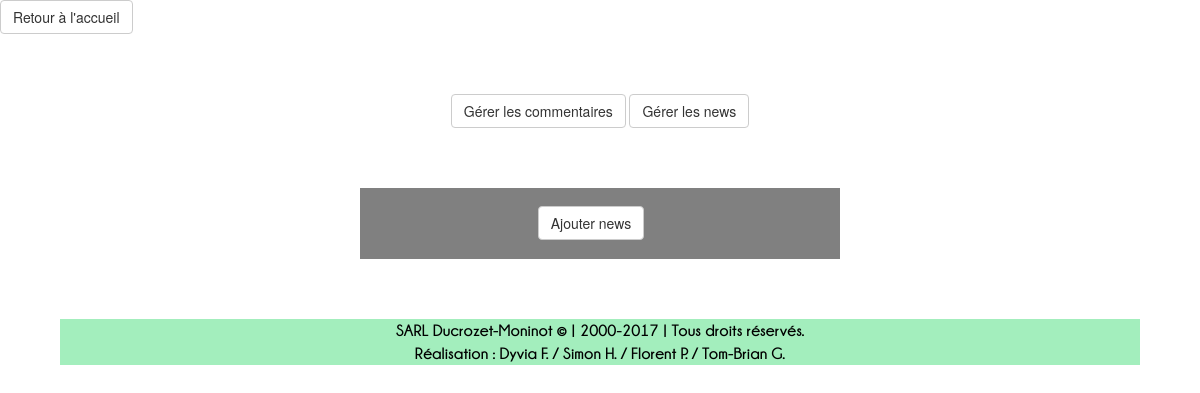
/admin_news.php, run on an earlier commit of the app's database.
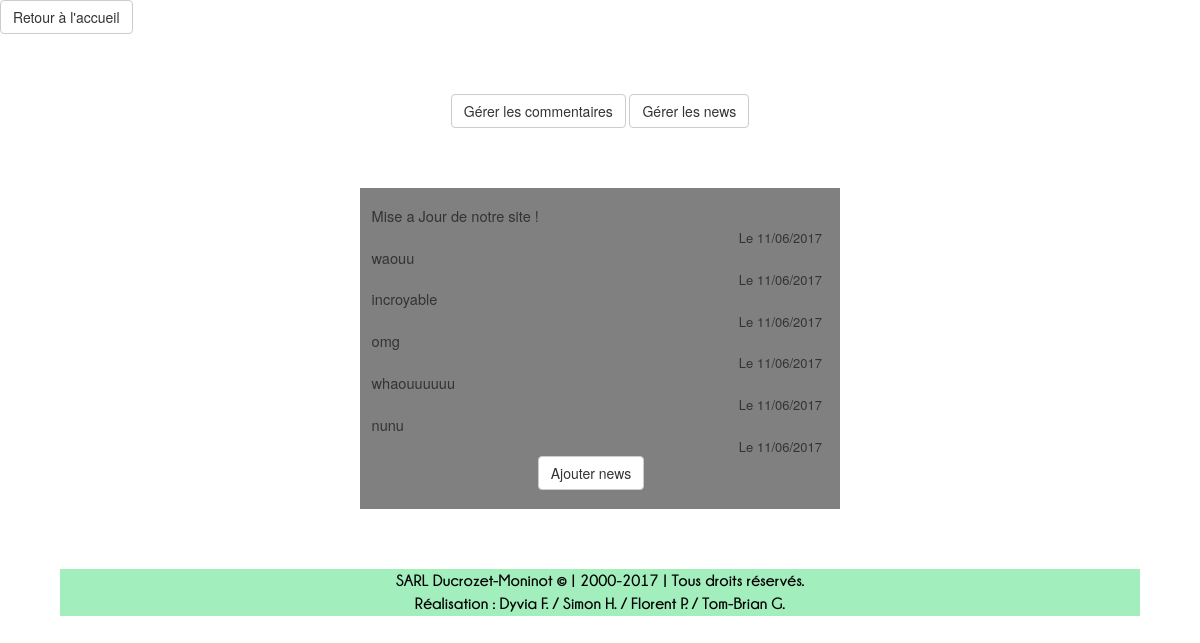
And on a later commit of the database.
### tables this page shows
CREATE TABLE `news` (
  `texte` text NOT NULL,
  `date` date NOT NULL,
  `id` int(11) NOT NULL
);

### admin_news.php (the view, shortened to what this page needs)
<!DOCTYPE html>
<html>
<head>
        <link href="css/bootstrap.min.css" rel="stylesheet">
        <link rel="stylesheet" href="style_global.css">
        <link rel="stylesheet" href="style.css">
    </head>
<body>
    <a class="btn btn-default" href="index.php" role="link-button">Retour à l'accueil</a>
    <?php include("admin.php"); ?>
    <div id="admin">
<?php
            try {
                $bdd=new PDO ('mysql:host=localhost;dbname=bdd','root','');
            }
            catch (Exception $e)
            {
                die('Erreur : '.$e->getMessage());
            }
            $req=$bdd->query('SELECT texte ,DATE_FORMAT(date,\'%d/%m/%Y\') AS date FROM news ORDER BY date DESC');?>
            <?php while($donnees = $req->fetch())
            { ?>
                <section id="commentaireside">
                    <?php echo $donnees['texte'];?> <br \>
                </section>
                <date>
                Le <?php echo $donnees['date'];?>
                <br \>
                </date>
            <?php } ?>
            <div id="boutonform">
            <button type="button" class="btn btn-default" data-toggle="modal" data-target="#myModal"> Ajouter news </button> </div>
            <br \>
            </div>
        <footer>
            <?php include("footer.php"); ?>
        </footer>
        </body>
    </html>

### admin.php (shortened to what this page needs)
<!DOCTYPE html>
<html>
    <head>
        <link href="css/bootstrap.min.css" rel="stylesheet">
        <link rel="stylesheet" href="style_global.css">
        <link rel="stylesheet" href="style.css">
    </head>
    <body>
        <div id="accadmin">
            <a class="btn btn-default" href="admin_avis.php" role="link-button">Gérer les commentaires</a>
            <a class="btn btn-default" href="admin_news.php" role="link-button">Gérer les news</a>
        </div>
    </body>
</html>

### footer.php
<p class="legal">
    SARL Ducrozet-Moninot &copy; | 2000-2017 | Tous droits réservés.
    <br/>Réalisation : Dyvia F. / Simon H. / Florent P. / Tom-Brian G.
</p>

### style_global.css (style rules this page uses)
footer { margin-left: 5%; margin-right: 5%; margin-top: 2.5%; margin-bottom: 0%; background-color: rgba(171,105,77,1); text-align: center; color: white; background-color: rgba(72,222,125,0.5); }
.legal { font-family: 'ChampagneBold','Trebuchet MS', Arial, sans-serif; font-size:calc(1em + 0.2vw); color: #000; }
#admin { margin-left: 30%; margin-right: 30%; margin-top: 5%; margin-bottom: 5%; padding-top: 1.5%; padding-right: 1.5%; z-index: 3; text-align: right; font-size:calc(0.5em + 0.5vw); background-color: grey; }
#accadmin { margin-left: 20%; margin-right: 20%; margin-top: 5%; z-index: 3; text-align: center; font-size:calc(0.5em + 0.5vw); }
#commentaireside { margin-left: 2%; margin-right: 2%; margin-bottom: 0.5%; padding-left: 0.5%; text-align: left; font-size:calc(0.2em + 1vw); }
#boutonform { text-align: center; }

What changed in the data, as far as the page shows it:
added news: texte "Mise a Jour de notre site !", date "11/06/2017"
added news: texte "waouu", date "11/06/2017"
added news: texte "incroyable", date "11/06/2017"
added news: texte "omg", date "11/06/2017"
added news: texte "whaouuuuuu", date "11/06/2017"
added news: texte "nunu", date "11/06/2017"
